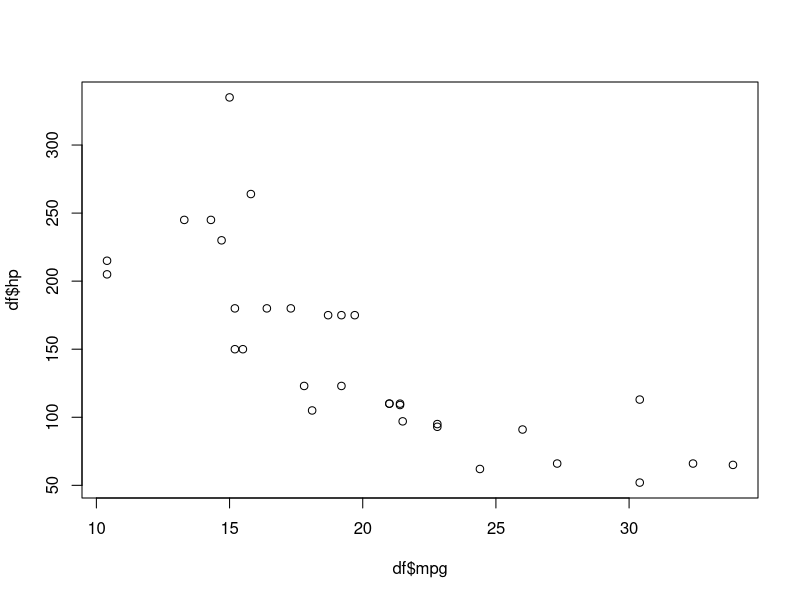
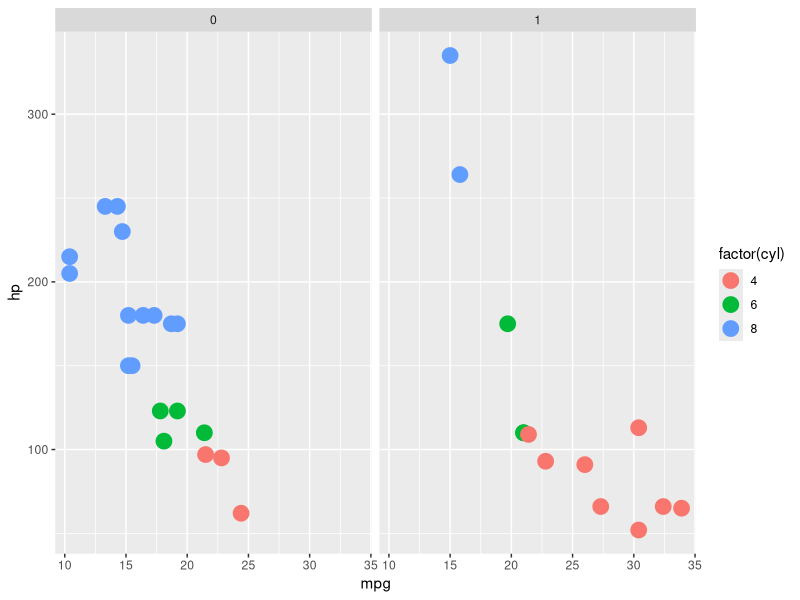
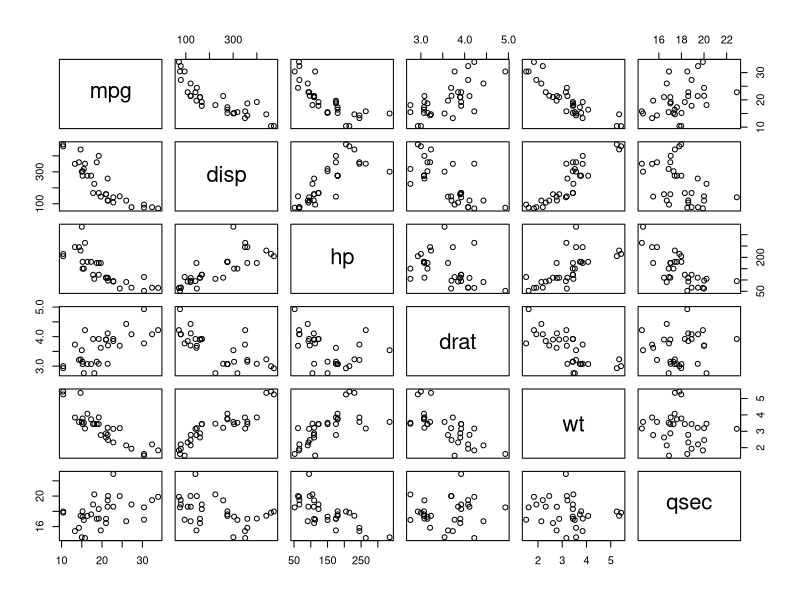

Reproduce these figures in R, in order.
df  <- mtcars

cor.test(x = df$mpg, y = df$hp)
fit  <- cor.test(x = df$mpg, y = df$hp)

cor.test(~ mpg + hp, df)

str(fit)

fit$p.value

plot(x = df$mpg, y = df$hp)
library(ggplot2)
ggplot(df, aes(x = mpg, y = hp, col = factor(cyl)))+
  geom_point(size = 5)+
  facet_grid(. ~ am)


###########################################

df  <- mtcars
df_numeric  <- df[, c(1,3:7)]

pairs(df_numeric)

cor(df_numeric)
library(psych)
fit  <- corr.test(df_numeric)
fit$r
fit$p
fit$adjust
